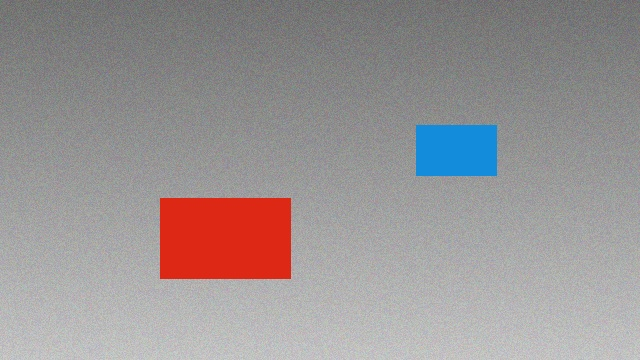
#> input picture data/left.jpg, 640 x 360 px; its folder holds only this picture in this run
$ python -i segmentation.py   (imports and definitions only)
#> lines starting #> are read from the running program, lines starting #| are printed output that depends on the picture
#> further down, picture is the input picture: shape (360, 640, 3); mean B, G, R 148.5, 148, 154.1
"""Image segmentation algorithms.

Implements classical image segmentation algorithms:
1. Threshold-based segmentation (Otsu's optimal bimodal thresholding and adaptive Gaussian).
2. K-Means color-clustering segmentation (unsupervised feature-space partitioning).
3. Seeded Region Growing (spatial pixel connectivity and homogeneity criteria).
4. Mean-Shift segmentation (non-parametric feature space mode seeking).
"""

from typing import Tuple, List, Optional
import cv2
import numpy as np


# [30 lines left out: function segment_by_threshold, not called in this run]


def segment_by_kmeans(bgr_image: np.ndarray, k: int = 4,
                      color_space: str = "RGB",
                      max_iterations: int = 20,
                      epsilon: float = 1.0) -> Tuple[np.ndarray, np.ndarray]:
    """Performs unsupervised color clustering segmentation using the K-Means algorithm.

    Algorithm Explanation:
    1. What it does: Groups pixels into K distinct visual clusters based on color-space proximity.
    2. Why it is used: In road scenes, naturally segments distinct semantic components:
       asphalt road, green vegetation/curbs, sky, and vehicle bodies.
    3. Mathematical Basis (Lloyd's Algorithm):
       Minimizes within-cluster sum of squares (inertia):
       J = sum_{j=1}^K sum_{i in C_j} || x_i - mu_j ||^2
       Iterates two steps until convergence:
       - Assignment step: assign each pixel to closest centroid mu_j.
       - Update step: recompute centroid mu_j as the mean of all assigned pixels.
    4. Input: BGR color image (H x W x 3, uint8), number of clusters K.
    5. Output: Tuple of (segmented BGR image quantized to K colors, cluster labels array).
    """
#> called with k = 4, color_space = 'RGB', max_iterations = 20, epsilon = 1
    if len(bgr_image.shape) != 3:
        raise ValueError("Input must be a 3-channel color image.")

    if color_space.upper() == "LAB":
        converted = cv2.cvtColor(bgr_image, cv2.COLOR_BGR2LAB)
    else:
        converted = cv2.cvtColor(bgr_image, cv2.COLOR_BGR2RGB)

    pixel_values = converted.reshape((-1, 3)).astype(np.float32)

    # Termination criteria: Stop if max_iterations reached or centroids move less than epsilon
    criteria = (cv2.TERM_CRITERIA_EPS + cv2.TERM_CRITERIA_MAX_ITER, max_iterations, epsilon)
    # Run K-means with 3 random initializations (KMEANS_PP_CENTERS)
    _, labels, centers = cv2.kmeans(pixel_values, k, None, criteria, 3, cv2.KMEANS_PP_CENTERS)
#> centers = [[153.9, 153.8, 153.9], [219.1, 40.78, 22.02], [120.6, 126.9, 130.9], [182.6, 182.4, 182.4]]

    # Map each pixel to its cluster center color
    centers = np.uint8(centers)
#> centers = [[153, 153, 153], [219, 40, 22], [120, 126, 130], [182, 182, 182]]
    segmented_flat = centers[labels.flatten()]
    segmented = segmented_flat.reshape(converted.shape)
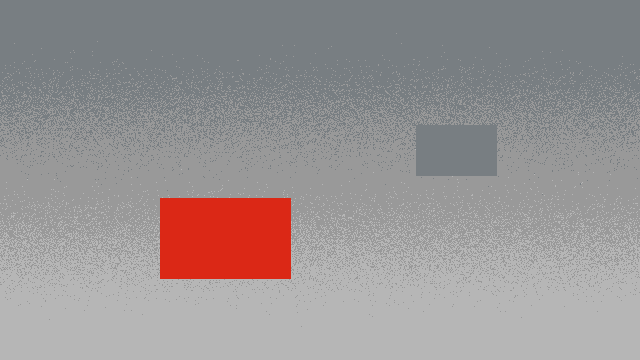
#> segmented: shape (360, 640, 3); mean R, G, B 153.5, 147.3, 147.8

    if color_space.upper() == "LAB":
        segmented_bgr = cv2.cvtColor(segmented, cv2.COLOR_LAB2BGR)
    else:
        segmented_bgr = cv2.cvtColor(segmented, cv2.COLOR_RGB2BGR)

    return segmented_bgr, labels.reshape(bgr_image.shape[:2])


# [73 lines left out: functions segment_by_region_growing, segment_by_mean_shift, not called in this run]

>>> import cv2
>>> picture = cv2.imread('../data/left.jpg')
>>> result = segment_by_kmeans(picture)

$ run again, on data/sample_image.jpg
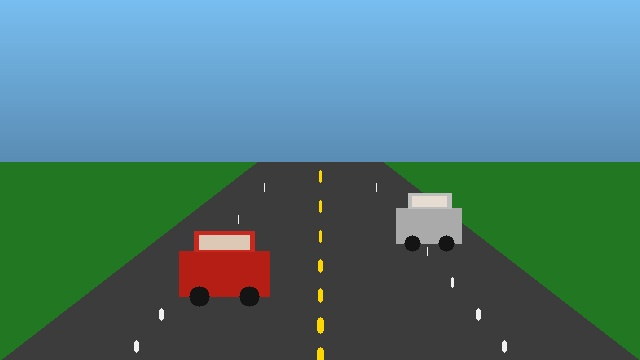
#> input picture data/sample_image.jpg, 640 x 360 px
#> picture is the input picture: shape (360, 640, 3); mean B, G, R 122.7, 121.8, 79
#> in segment_by_kmeans, `_, labels, centers = cv2.kmeans(pixel_values, k, None, criteria, 3, cv..`: centers = [[107.9, 165.5, 208.4], [59.49, 59.44, 58.88], [34.2, 118.8, 34.58], [183.7, 47.31, 25.04]]
#> in segment_by_kmeans, `centers = np.uint8(centers)`: centers = [[107, 165, 208], [59, 59, 58], [34, 118, 34], [183, 47, 25]]
#> in segment_by_kmeans, `segmented = segmented_flat.reshape(converted.shape)`:
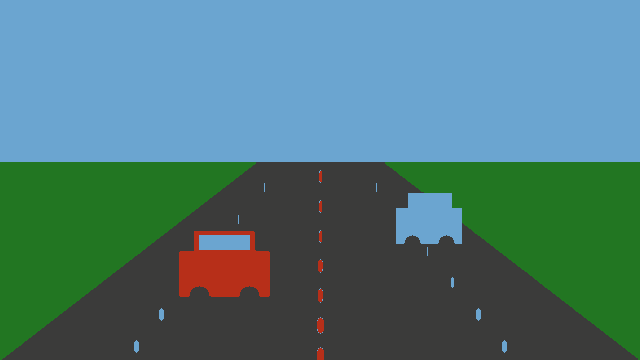
#> segmented: shape (360, 640, 3); mean R, G, B 78.4, 121.2, 122.1
